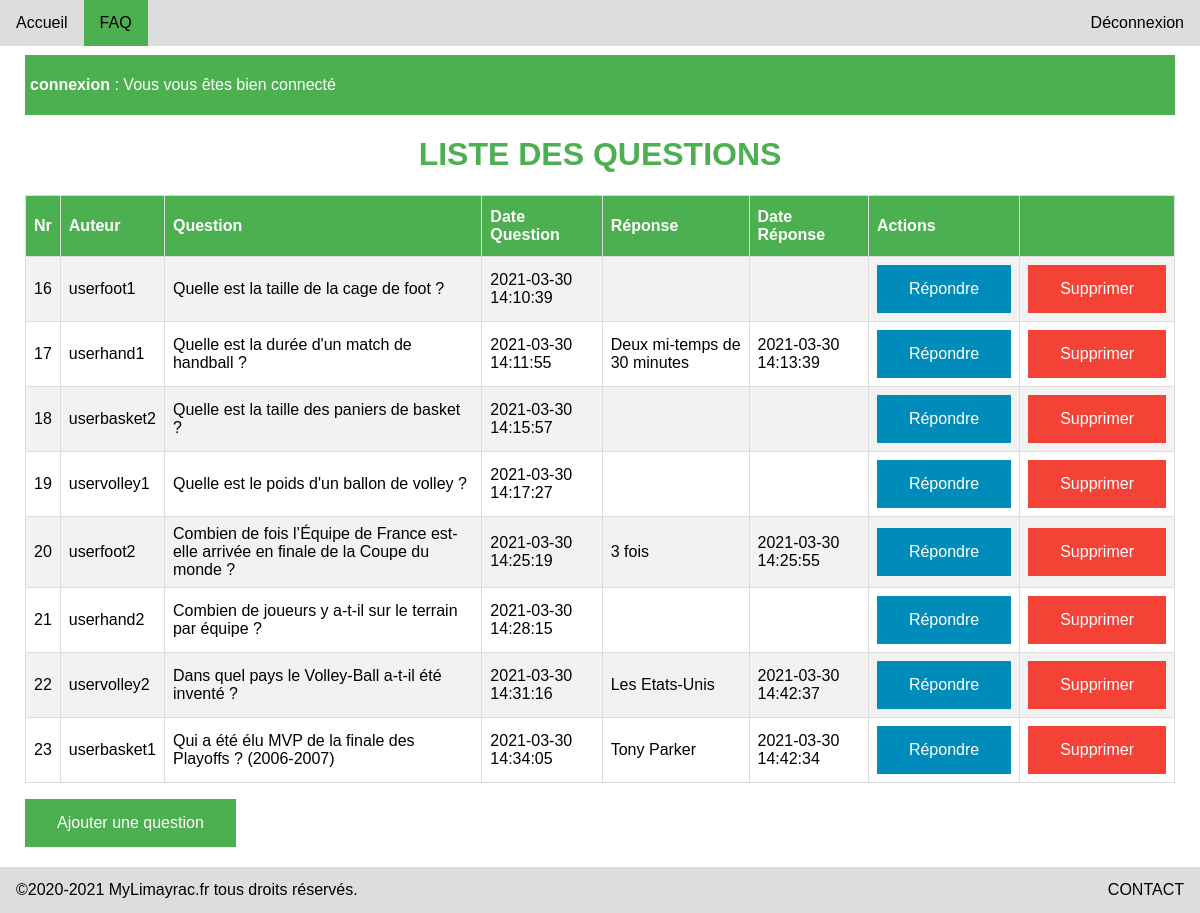
/liste/liste.php (signed in), run on the app's committed database.
### tables this page shows
CREATE TABLE `faq` (
  `id_faq` int(11) NOT NULL,
  `question` varchar(100) NOT NULL,
  `reponse` varchar(100) DEFAULT NULL,
  `dat_question` datetime DEFAULT NULL,
  `dat_reponse` datetime DEFAULT NULL,
  `id_user` int(11) NOT NULL
);

CREATE TABLE `user` (
  `id_user` int(11) NOT NULL,
  `pseudo` varchar(20) NOT NULL,
  `mdp` varchar(255) NOT NULL,
  `mail` varchar(50) NOT NULL,
  `id_usertype` int(11) NOT NULL,
  `id_ligue` int(11) NOT NULL
);

### liste/liste.php (the view)
<?php $active=2; $title = "Liste"; require('../header.php'); require('../sql.php');
    $sql="SELECT id_faq, pseudo, question, dat_question, reponse, dat_reponse FROM faq, user WHERE faq.id_user = user.id_user";
    try {
        $sth = $dbh->query($sql);
        $faq = $sth->fetchAll(PDO::FETCH_ASSOC);
    } catch (PDOException $ex) {
        die("Erreur lors de la requête SQL : " . $ex->getMessage());
    }
?>
    <h1>Liste des questions</h1>
    <table class="faq">
        <tr>
            <th>Nr</th>
            <th>Auteur</th>
            <th>Question</th>
            <th>Date Question</th>
            <th>Réponse</th>
            <th>Date Réponse</th>
            <?php
                if($_SESSION['user']['id_usertype']>1){
                    echo "<th>Actions</th>";
                    echo "<th>&nbsp;</th>";
                }
            ?>
        </tr>
        <?php
            foreach($faq as $question){
                $sql="SELECT id_ligue FROM user, faq WHERE user.id_user = faq.id_user AND faq.id_faq=:id_faq";
                try {
                    $sth = $dbh->prepare($sql);
                    $sth->execute(array(
                        ":id_faq" => $question['id_faq']
                    ));
                    $id_lig = $sth->fetch(PDO::FETCH_ASSOC);
                } catch (PDOException $ex) {
                    die("Erreur lors de la requête SQL : " . $ex->getMessage());
                }
                if($_SESSION['user']['id_ligue']==$id_lig['id_ligue'] || $_SESSION['user']['id_usertype'] == 3){
                    echo "<tr>";
                    echo "<td>".$question["id_faq"]."</td>";
                    echo "<td>".$question["pseudo"]."</td>";
                    echo "<td>".$question["question"]."</td>";
                    echo "<td>".$question["dat_question"]."</td>";
                    echo "<td>".$question["reponse"]."</td>";
                    echo "<td>".$question["dat_reponse"]."</td>";
                    if($_SESSION['user']['id_usertype']>1){
                        echo "<td><a href='editer.php?id=".$question["id_faq"]."'><input class=\"button blue full\" type=\"submit\" value=\"Répondre\"></a></td>";
                        echo "<td><a href='supprimer.php?id=".$question["id_faq"]."'><input class=\"button red full\" type=\"submit\" value=\"Supprimer\"></a></td>";
                    }
                    echo "</tr>";
                }
            }
        ?>
    </table>
    <p><a href="ajouter.php"><input class="button green" type="submit" value="Ajouter une question"></a></p>
<?php require('../footer.php'); ?>

### css/main.css (style rules this page uses)
body { font-family: 'Franklin Gothic Medium', 'Arial Narrow', Arial, sans-serif; margin: 0; padding: 0; }
h1 { text-align: center; text-transform: uppercase; color: #4CAF50; }
.button { border: none; color: white; padding: 15px 32px; text-align: center; text-decoration: none; display: inline-block; font-size: 16px; }
.full { width: 100%; }
.faq { width: 100%; border-collapse: collapse; text-align: left; margin-right: auto; margin-left: auto; border: 1px solid #ddd; padding: 8px; }
.faq td, th { border: 1px solid #ddd; padding: 8px; }
.faq th { padding-top: 12px; padding-bottom: 12px; text-align: left; background-color: #4CAF50; color: white; }
.faq tr:nth-child(even) { background-color: #f2f2f2; border: 1px solid #ddd; padding: 8px; }
.green { background-color: #4CAF50; }
.blue { background-color: #008CBA; }
.red { background-color: #f44336; }

### data on the page
faq: id_faq "16", id_user.pseudo "userfoot1", question "Quelle est la taille de la cage de foot ?", dat_question "2021-03-30 14:10:39"
faq: id_faq "17", id_user.pseudo "userhand1", question "Quelle est la durée d'un match de handball ?", dat_question "2021-03-30 14:11:55", reponse "Deux mi-temps de 30 minutes", dat_reponse "2021-03-30 14:13:39"
faq: id_faq "18", id_user.pseudo "userbasket2", question "Quelle est la taille des paniers de basket ?", dat_question "2021-03-30 14:15:57"
faq: id_faq "19", id_user.pseudo "uservolley1", question "Quelle est le poids d'un ballon de volley ?", dat_question "2021-03-30 14:17:27"
faq: id_faq "20", id_user.pseudo "userfoot2", question "Combien de fois l’Équipe de France est-elle arrivée en finale de la Coupe du monde ?", dat_question "2021-03-30 14:25:19", reponse "3 fois", dat_reponse "2021-03-30 14:25:55"
faq: id_faq "21", id_user.pseudo "userhand2", question "Combien de joueurs y a-t-il sur le terrain par équipe ?", dat_question "2021-03-30 14:28:15"
faq: id_faq "22", id_user.pseudo "uservolley2", question "Dans quel pays le Volley-Ball a-t-il été inventé ?", dat_question "2021-03-30 14:31:16", reponse "Les Etats-Unis", dat_reponse "2021-03-30 14:42:37"
faq: id_faq "23", id_user.pseudo "userbasket1", question "Qui a été élu MVP de la finale des Playoffs ? (2006-2007)", dat_question "2021-03-30 14:34:05", reponse "Tony Parker", dat_reponse "2021-03-30 14:42:34"

### other printed values
$key "connexion"
$value[1] "Vous vous êtes bien connecté"
